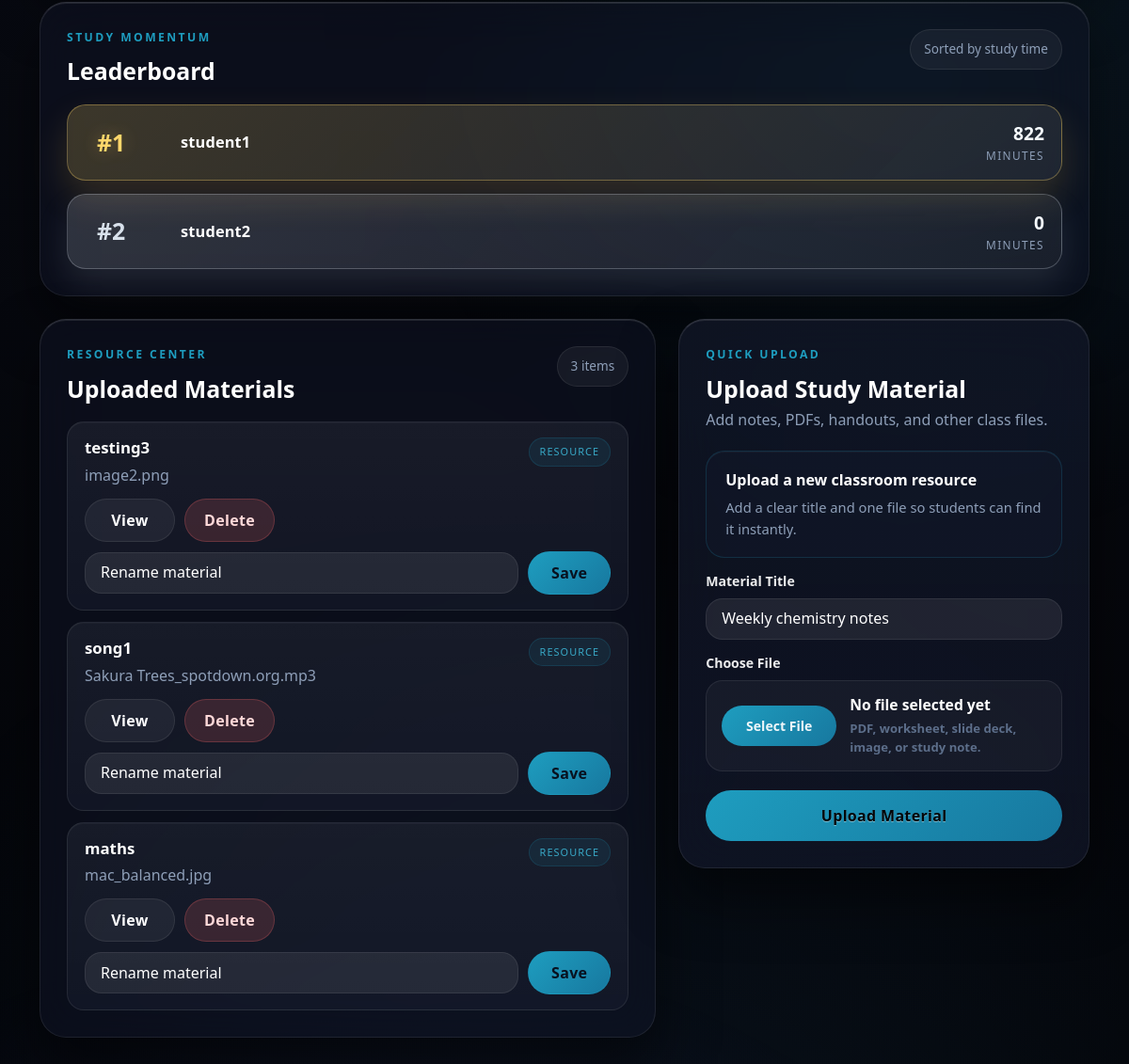
The app's page /teacher_dashboard (signed in, lower part), older data.
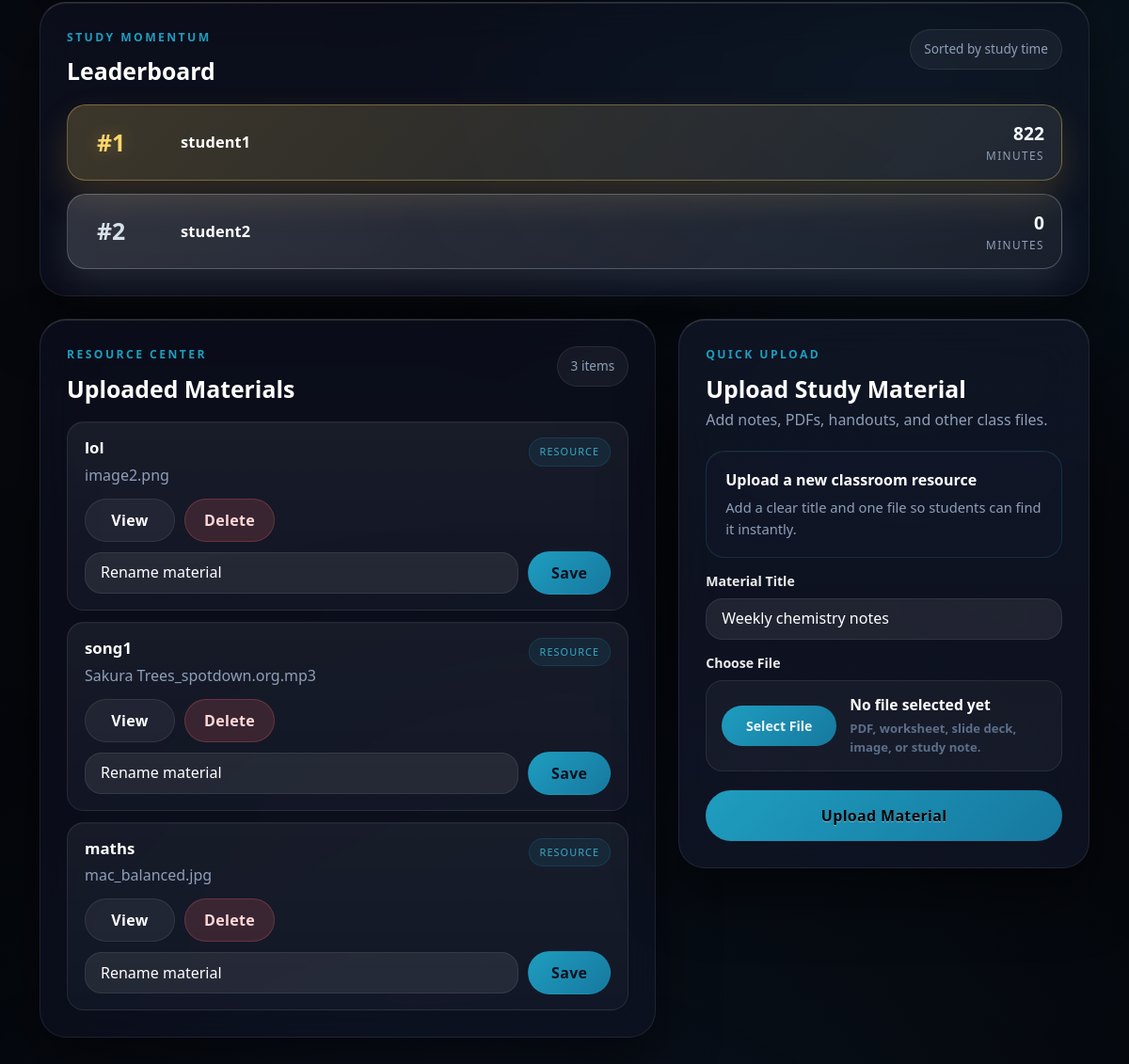
The same page, newer data.
### tables this page shows
CREATE TABLE materials (
        id INTEGER PRIMARY KEY AUTOINCREMENT,
        title TEXT,
        filename TEXT,
        class_code TEXT,
        uploaded_at DATETIME
    );

### app.py (the view)
@app.route("/teacher_dashboard")
def teacher_dashboard():
    if "role" not in session or session["role"] != "teacher":
        return redirect("/login")
    conn = get_db()
    students = conn.execute(
        """
        SELECT id, username
        FROM users
        WHERE class_code=? AND role='student'
        """,
        (session["class_code"],),
    ).fetchall()
    leaderboard = conn.execute(
        """
        SELECT users.username,
        COALESCE(SUM(study_sessions.minutes),0) as total

        FROM users
        LEFT JOIN study_sessions
        ON users.id = study_sessions.user_id

        WHERE users.class_code=? AND users.role='student'

        GROUP BY users.id
        ORDER BY total DESC
        """,
        (session["class_code"],),
    ).fetchall()
    materials = conn.execute(
        "SELECT * FROM materials WHERE class_code=? ORDER BY id DESC",
        (session["class_code"],)
        ).fetchall()
    total_minutes = sum((entry["total"] or 0) for entry in leaderboard)
    top_student = leaderboard[0] if leaderboard else None
    return render_template(
        "teacher_dashboard.html",
        students=students,
        leaderboard=leaderboard,
        materials=materials,
        total_students=len(students),
        total_materials=len(materials),
        total_minutes=total_minutes,
        top_student=top_student,
    )

### app.py (called while the page is built)
def get_db():
    conn = sqlite3.connect("users.db")
    conn.row_factory = sqlite3.Row
    return conn

### templates/teacher_dashboard.html (shortened to what the changed rows need)
<!doctype html>
<html>
  <head>
    <link
      href="https://cdn.jsdelivr.net/npm/bootstrap@5.3.0/dist/css/bootstrap.min.css"
      rel="stylesheet"
    />
    <link
      rel="stylesheet"
      href="{{ url_for('static', filename='style.css') }}"
    />
    <link
      rel="stylesheet"
      href="{{ url_for('static', filename='dashboard.css') }}"
    />
  </head>
  <body class="teacher-dashboard-page">
    <main class="container teacher-shell">
      <section class="teacher-grid">
        <div class="teacher-main-column">
          <section class="glass teacher-section">
            <div class="teacher-section-head">
              <div>
                <h2>Leaderboard</h2>
              </div>
            </div>
          </section>
          <section class="teacher-bottom-row">
            <section class="glass teacher-section teacher-library-card">
              <div class="teacher-section-head">
                <div>
                  <h2>Uploaded Materials</h2>
                </div>
              </div>
              {% if materials %}
              <div class="teacher-material-stack">
                {% for m in materials %}
                <article class="teacher-material-card">
                  <div class="teacher-material-header">
                    <div class="teacher-material-copy">
                      <strong class="teacher-material-title">{{ m.title }}</strong>
                      <p class="teacher-material-meta">{{ m.filename }}</p>
                    </div>
                    <span class="teacher-material-badge">Resource</span>
                  </div>
                  <div class="teacher-material-actions">
                    <a href="/view_material/{{ m.id }}" class="btn teacher-action-btn">View</a>
                    <a href="/delete_material/{{ m.id }}" class="btn teacher-action-btn teacher-delete-btn">Delete</a>
                  </div>
                  <form action="/edit_material/{{ m.id }}" method="POST" class="teacher-edit-form">
                    <input
                      type="text"
                      name="title"
                      placeholder="Rename material"
                      required
                      class="teacher-edit-input"
                    />
                    <button class="btn teacher-save-btn" type="submit">Save</button>
                  </form>
                </article>
                {% endfor %}
              </div>
              {% else %}
              <div class="teacher-empty-state">
                Your material library is empty. Upload the first resource to get started.
              </div>
              {% endif %}
            </section>
            <section class="glass teacher-section teacher-upload-card">
              <div class="teacher-section-head teacher-section-head-stack">
                <div>
                  <h2>Upload Study Material</h2>
                </div>
              </div>
            </section>
          </section>
        </div>
      </section>
    </main>
  </body>
</html>

Row changes from the older to the newer data that the page shows:
changed materials "image2.png": title "testing3" → "lol"
